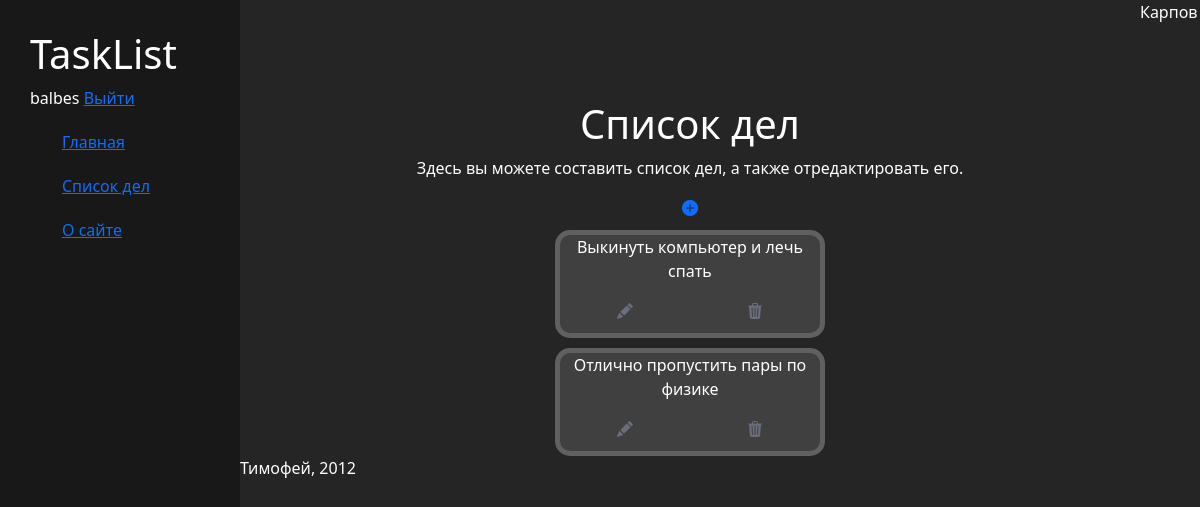
The page /tasks/ (signed in) on the database as committed earlier.
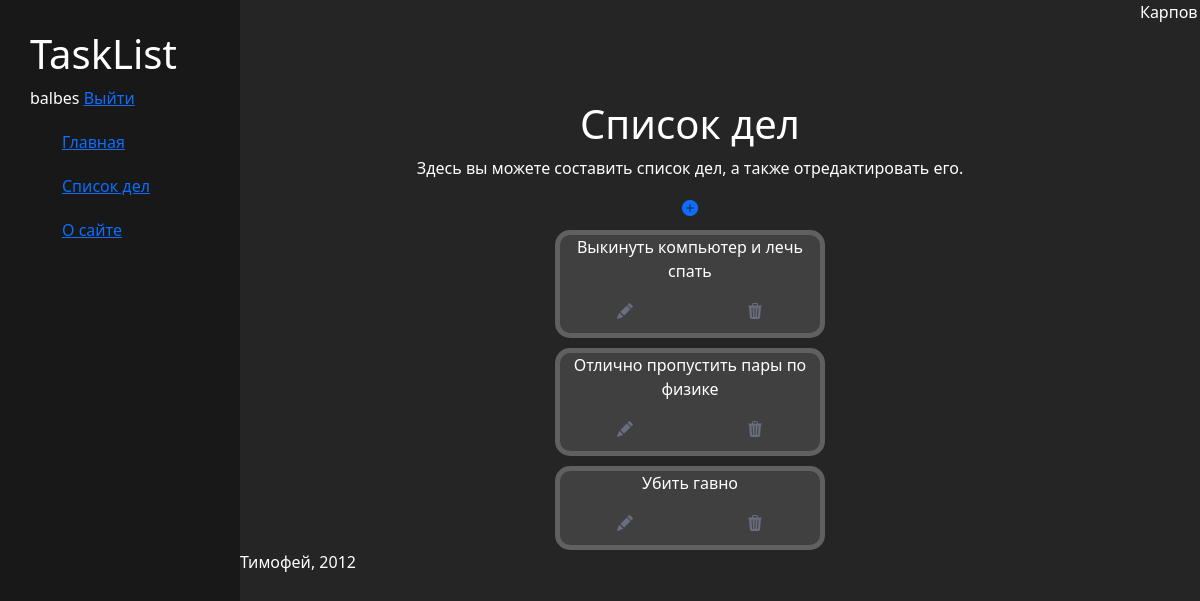
The same page on the database as committed later.
### tasks/models.py (models this page shows, shortened)
class Task(models.Model):
    TaskText = models.CharField('Описание дела', max_length=250)
    author = models.ForeignKey(User, on_delete=models.CASCADE, null = True, blank = True)

### tasks/views.py (the view)
# urls.py: path('', views.tasks_home, name = 'tasks_home'),
def tasks_home(request):
    tasks = Task.objects.all()
    return render(request, 'tasks/tasks_home.html', {'tasks': tasks})

### tasks/templates/tasks/tasks_home.html (shortened to what this page needs)
{% extends 'main/layout.html' %}
{% block content %}
    <div class = "featuring">
        <h1>Список дел</h1>
        <p>Здесь вы можете составить список дел, а также отредактировать его.</p>
        {% if request.user.is_authenticated %}
        <a href="{% url 'create' %}"><i class="bi bi-plus-circle-fill button_add"></i></a>
        {% endif %}
        {% if request.user.is_authenticated %}
        {% for el in tasks %}
            {% if el.author == request.user %}
            <div class = 'single_task'>
                <p>{{ el.TaskText }}</p>
                <div class = 'editanddeleteicons'>
                    <a href="{{ el.id }}/update"><i class="bi bi-pencil-fill iconss_edit"></i></a>
                    <a href="{{ el.id }}/delete"><i class="bi bi-trash3-fill iconss_delete"></i></a>
                </div>
            </div>
            {% endif %}
        {% endfor %}
        {% else %}
            <p>Чтобы создавать дела, нужно <a href="{% url 'login' %}">авторизироваться</a>.</p>
        {% endif %}
    </div>
{% endblock %}

Rows that differ between the two databases and show on the page:
added Task: TaskText "Убить гавно"
